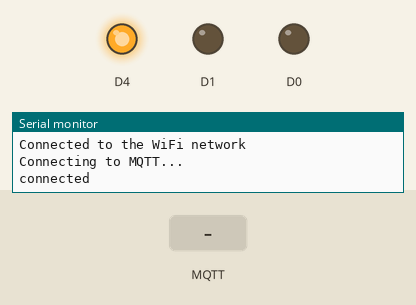
The sketch below on a simulated ESP8266 (NodeMCU). Parts: output pins drawn as LEDs (lit = HIGH), the last lines printed to the serial monitor. The inputs (shaded band) are chosen by the test bench. WiFi joins after 1.5 s; servers stay silent unless stated; no MQTT or app messages arrive unless stated.

Above: at 2.7 s.
2.8 s: MQTT message "1" arrives on the first subscribed topic
At 4.0 s:
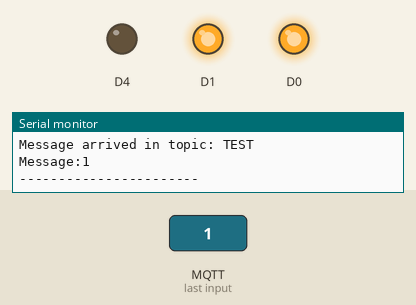
4.3 s: MQTT message "0" arrives on the first subscribed topic
At 5.3 s:
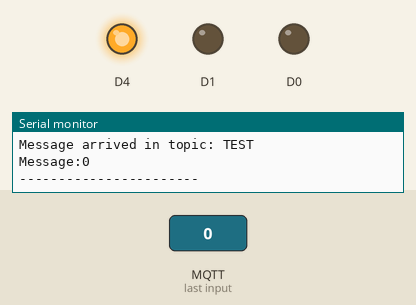
Timing chart, 0 to 7.3 s (numbered marks = the images above; inputs shaded):
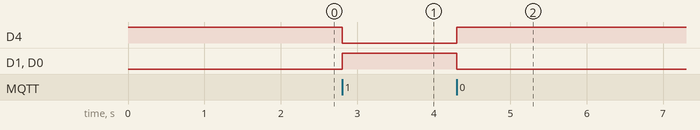

Measured:
- after the input at 2.8 s, D4: HIGH → LOW at once; D1, D0: LOW → HIGH at once
- after the input at 4.3 s, D4: LOW → HIGH at once; D1, D0: HIGH → LOW at once

The sketch:

MQTT_SUB.ino
```cpp
#include <ESP8266WiFi.h>
#include <PubSubClient.h>

const char* ssid = "AKASH VAIO";
const char* password =  "9645960937";
const char* mqttServer = "192.168.137.75";
const int mqttPort = 1883;

WiFiClient espClient;
PubSubClient client(espClient);

void setup() {
  pinMode(D4, OUTPUT);
  pinMode(D0, OUTPUT);
  pinMode(D1, OUTPUT);
  digitalWrite(D4, HIGH);

  Serial.begin(115200);

  WiFi.begin(ssid, password);

  while (WiFi.status() != WL_CONNECTED) {
    delay(500);
    Serial.println("Connecting to WiFi..");
  }
  Serial.println("Connected to the WiFi network");

  client.setServer(mqttServer, mqttPort);
  client.setCallback(callback);

  while (!client.connected()) {
    Serial.println("Connecting to MQTT...");

    if (client.connect("ESP8266Client" )) {

      Serial.println("connected");

    } else {

      Serial.print("failed with state ");
      Serial.print(client.state());
      delay(2000);

    }
  }

  client.subscribe("TEST");

}

void callback(char* topic, byte* payload, unsigned int length) {

  Serial.print("Message arrived in topic: ");
  Serial.println(topic);

  Serial.print("Message:");
  for (int i = 0; i < length; i++) {
    Serial.print((char)payload[i]);
      if ((char)payload[i]=='1')
      {
        digitalWrite(D4, LOW);
        digitalWrite(D0, HIGH);
        digitalWrite(D1, HIGH);


      }
      else if ((char)payload[i]==' ')
      {
        digitalWrite(D4, HIGH);
        digitalWrite(D0, LOW);
        digitalWrite(D1, LOW);

      }
      else
      {
        digitalWrite(D4, HIGH);
        digitalWrite(D0, LOW);
        digitalWrite(D1, LOW);

      }
  }


  Serial.println();
  Serial.println("-----------------------");

}

void loop() {
  client.loop();
}
```
